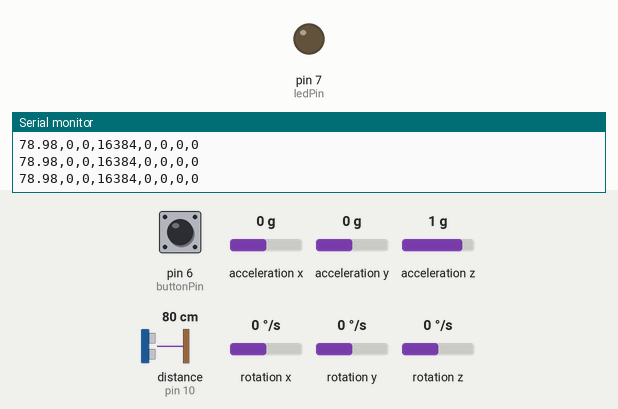
Simulated run of this sketch. Board: Arduino Uno, built with avr-gcc and run on an emulated ATmega328P. On the bench: output pins drawn as LEDs (lit = HIGH), the last lines printed to the serial monitor. Wiring (inferred from the names in the program): ultrasonic range finder: trigger pin 9; echo pin 10. The inputs (shaded band) are chosen by the test bench; at power-on: pin 6 (buttonPin) HIGH, acceleration x 0 g, acceleration y 0 g, acceleration z 1 g, distance to the obstacle (sensor on pin 10) 80 cm, rotation x 0 °/s, rotation y 0 °/s, rotation z 0 °/s. The echo pulse lasts 58.3 µs per cm; pins used as bus, display or sensor lines are not drawn.

Above: at 1.2 s.
1.3 s: pin 6 (buttonPin) pulled LOW for 0.25 s
At 1.58 s:
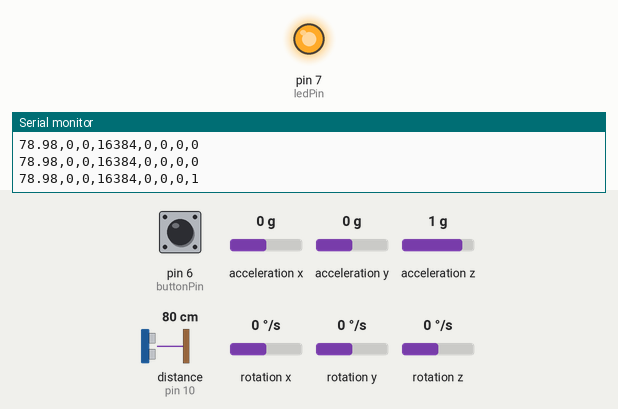
3.1 s: pin 6 (buttonPin) pulled LOW for 3.2 s
At 7.7 s:
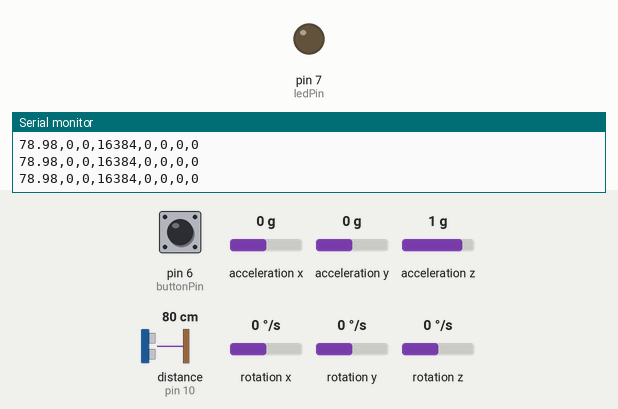
Timing chart, 0 to 9.2 s (numbered marks = the images above; inputs shaded):
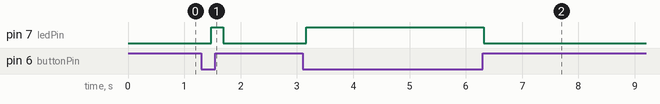

Measured:
- after the input at 1.3 s, pin 7 (ledPin): LOW → HIGH after 0.18 s, → LOW 0.21 s later
- after the input at 3.1 s, pin 7 (ledPin): LOW → HIGH after 0.06 s, → LOW 3.2 s later

The sketch:

Phase3_button.ino
```cpp
#include <Wire.h>
#include <MPU6050.h>

MPU6050 mpu;
const int trigPin = 9;
const int echoPin = 10;
const int ledPin = 7;
const int buttonPin = 6;

bool lastState = HIGH;

void setup() {
  Serial.begin(9600);
  pinMode(trigPin, OUTPUT);
  pinMode(echoPin, INPUT);
  pinMode(ledPin, OUTPUT);
  pinMode(buttonPin, INPUT_PULLUP);

  Wire.begin();
  mpu.initialize();
}

void loop() {
  // ——— Ultrasonic distance ———
  digitalWrite(trigPin, LOW);
  delayMicroseconds(2);
  digitalWrite(trigPin, HIGH);
  delayMicroseconds(10);
  digitalWrite(trigPin, LOW);

  long duration = pulseIn(echoPin, HIGH, 30000);
  float distance = -1;
  if (duration > 0) {
    float d = duration * 0.034 / 2.0;
    if (d <= 200) distance = d;
  }

  // ——— MPU6050 ———
  int16_t ax, ay, az, gx, gy, gz;
  mpu.getMotion6(&ax, &ay, &az, &gx, &gy, &gz);

  // ——— Button + LED ———
  int state = digitalRead(buttonPin);  // LOW = pressed
  digitalWrite(ledPin, state == LOW ? HIGH : LOW);
  int buttonVal = (state == LOW) ? 1 : 0;

  // ——— Output ———
  if (distance < 0) {
    Serial.print(-1);
  } else {
    Serial.print(distance, 2);
  }

  Serial.print(",");
  Serial.print(ax); Serial.print(",");
  Serial.print(ay); Serial.print(",");
  Serial.print(az); Serial.print(",");
  Serial.print(gx); Serial.print(",");
  Serial.print(gy); Serial.print(",");
  Serial.print(gz); Serial.print(",");
  Serial.println(buttonVal);  // button is last column

  delay(200);
}
```
